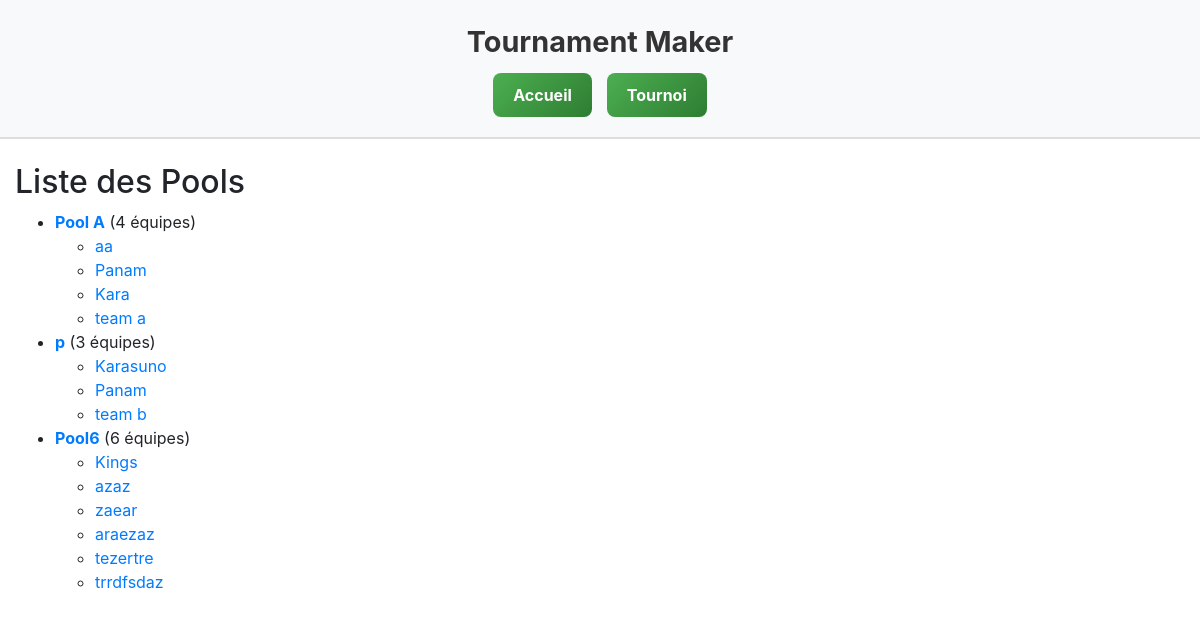
Page /TournamentMaker/pools/ on the earlier database version.
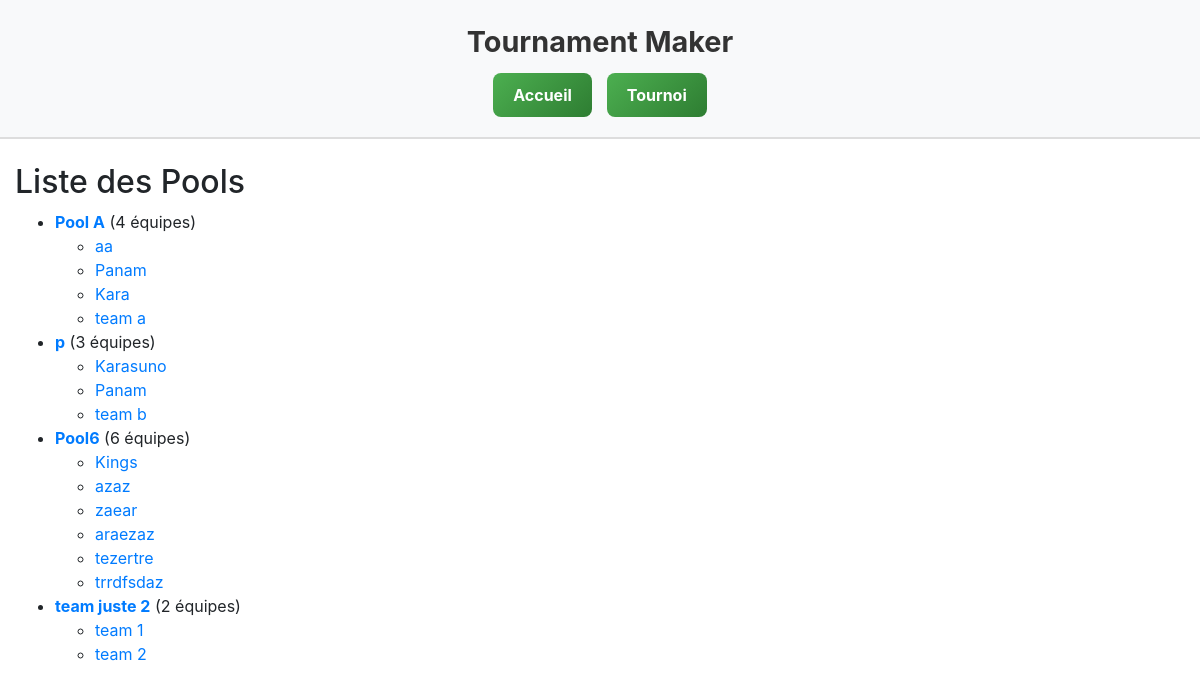
Same page on the later database version.
### TournamentMaker/models.py (models this page shows, shortened)
class Pool(models.Model):
    name = models.CharField(max_length=50)
    max_size = models.PositiveIntegerField(default=4)
    teams = models.ManyToManyField('Team', blank=True, related_name='pools')

class Team(models.Model):
    name = models.CharField(max_length=100)
    tournament = models.ForeignKey(Tournament, on_delete=models.CASCADE, related_name='teams')

### TournamentMaker/views.py (the view)
# urls.py: path('pools/', views.pool_list, name='pool_list'),
def pool_list(request):
    pools = Pool.objects.all()
    return render(request, 'pools.html', {'pools': pools})

### TournamentMaker/templates/pools.html
{% extends "base_generic.html" %}
{% block content %}
  <h2>Liste des Pools</h2>
  {% if pools %}
    <ul>
      {% for pool in pools %}
        <li>
          <a href="{% url 'pool_detail' pool.id %}"><strong>{{ pool.name }}</strong></a> ({{ pool.teams.count }} équipes)
          <ul>
            {% for team in pool.teams.all %}
              <li>
                <a href="{% url 'team_detail' team.id %}">{{ team.name }}</a>
              </li>
            {% empty %}
              <li>Aucune équipe dans cette pool.</li>
            {% endfor %}
          </ul>
        </li>
      {% endfor %}
    </ul>
  {% else %}
    <p>Aucune pool disponible.</p>
  {% endif %}
{% endblock %}

Differences in the rows shown:
added Pool: name "team juste 2", teams.count "2"
added Team: name "team 1", shown under "team juste 2"
added Team: name "team 2", shown under "team juste 2"
